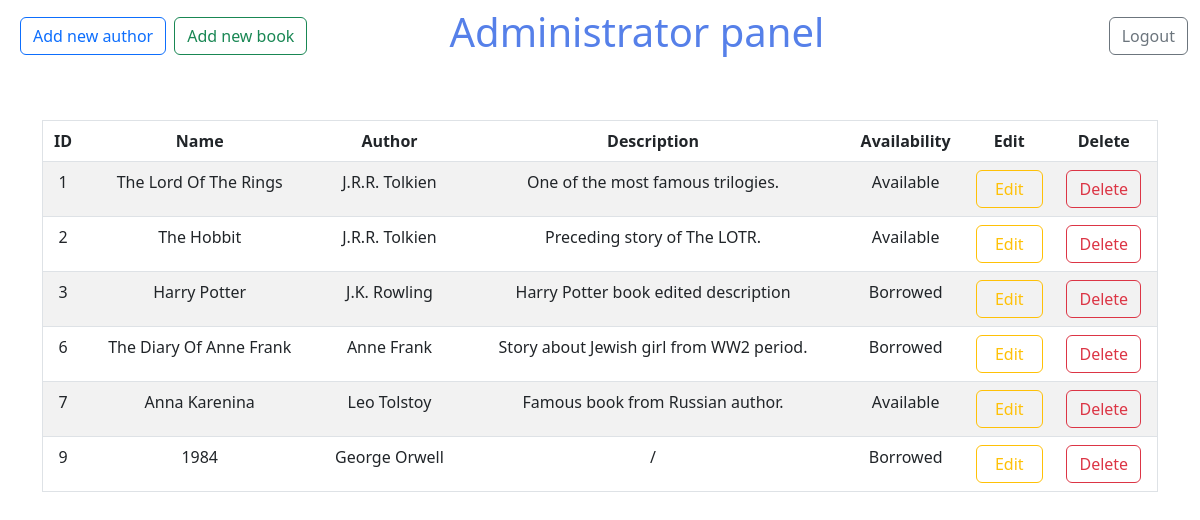
/admin_panel.php (signed in), run on the app's committed database.
### tables this page shows
CREATE TABLE `books` (
  `id` int(11) NOT NULL,
  `name` varchar(50) NOT NULL,
  `author` int(11) NOT NULL,
  `description` text NOT NULL,
  `availability` varchar(50) NOT NULL
);

CREATE TABLE `author` (
  `id` int(11) NOT NULL,
  `name` varchar(50) NOT NULL
);

### admin_panel.php (the view, shortened to what this page needs)
<?php
    $conn = mysqli_connect('localhost', 'root', '', 'online_library_db');
?>
<!DOCTYPE html>
<html lang="en">
<head>
    <link href="https://cdn.jsdelivr.net/npm/bootstrap@5.3.0-alpha1/dist/css/bootstrap.min.css" rel="stylesheet">
    <link rel="stylesheet" href="style.css">
</head>
<body class="my-gradient">
    <nav class="navbar navbar-expand-lg ">
        <div class="container-fluid">
            <button class="btn btn-outline-primary ms-2" href="#" type="button" data-bs-toggle="collapse" data-bs-target="#collapseAuthor" aria-expanded="false" aria-controls="collapseAuthor">
                Add new author
            </button>
            <button class="btn btn-outline-success ms-2" href="#" type="button" data-bs-toggle="collapse" data-bs-target="#collapseBook" aria-expanded="false" aria-controls="collapseBook">
                Add new book
            </button>
            <h1 class="text-center custom-text-blue ms-auto me-auto">Administrator panel</h1>
            <form class="d-flex ms-auto" action="logout.php" method="post">
                <button class="btn btn-outline-secondary" type="submit">Logout</button>
            </form>
            </div>
    </nav>
    <div class="container text-center mt-5">
        <table class="table table-striped admin-panel border">
            <thead>
                <tr>
                    <th>ID</th>
                    <th>Name</th>
                    <th>Author</th>
                    <th>Description</th>
                    <th>Availability</th>
                    <th>Edit</th>
                    <th>Delete</th>
                </tr>
            </thead>
            <tbody>
                <?php
                    $sql = "SELECT books.id, books.name, books.author, author.name as author_name, books.description, books.availability FROM books, author WHERE books.author = author.id";
                    $stmt = mysqli_prepare($conn, $sql);
                    mysqli_stmt_execute($stmt);
                    $data = [];
                    $books = mysqli_stmt_get_result($stmt);
                    while ($row =  mysqli_fetch_assoc($books)) {
                        $data[] = $row;
                    }
                    foreach ($data as $book) {
                        $id = $book['id'];
                        $name = $book['name'];
                        $author_name = $book['author_name'];
                        $description = $book['description'];
                        $availability = $book['availability'];
                        echo
                        "
                            <tr>
                                <td>$id</td>
                                <td id=\"name-$id\">$name</td>
                                <td id=\"author-$id\">$author_name</td>
                                <td id=\"description-$id\">$description</td>
                                <td id=\"availability-$id\">$availability</td>
                                <td>
                                    <form class=\"col me-auto ms-auto\" method=\"post\">
                                        <input type=\"hidden\" value=\"$id\"></input>
                                        <button type=\"button\" class=\"btn btn-outline-warning col-12\" onclick=\"fillModal($id)\" type=\"button\" data-bs-toggle=\"collapse\" data-bs-target=\"#collapseEdit\" aria-expanded=\"false\" aria-controls=\"collapseEdit\">
                                            Edit
                                        </button>
                                    </form>
                                </td>
                                <td>
                                    <form action=\"delete_book.php\" method=\"post\">
                                        <input type=\"hidden\" name=\"book-id\" value=\"$id\"/>
                                        <button class=\"btn btn-outline-danger\">Delete</button>
                                    </form>
                                </td>
                            </tr>
                        ";
                    }
                ?>
            </tbody>
        </table>
    </div>
</body>
</html>

### style.css (style rules this page uses)
.custom-text-blue { color: #5680e9 }
.my-gradient { background-image: url("img/gradient.jpg"); background-size: cover; }
.admin-panel { background-image: linear-gradient(30deg, rgba(193, 200, 228, 0.5), rgba(132, 206, 235, 0.5), rgba(193, 200, 228, 0.5)); }

### data on the page
books: id "1", name "The Lord Of The Rings", author.name "J.R.R. Tolkien", description "One of the most famous trilogies.", availability "Available"
books: id "2", name "The Hobbit", author.name "J.R.R. Tolkien", description "Preceding story of The LOTR.", availability "Available"
books: id "3", name "Harry Potter", author.name "J.K. Rowling", description "Harry Potter book edited description", availability "Borrowed"
books: id "6", name "The Diary Of Anne Frank", author.name "Anne Frank", description "Story about Jewish girl from WW2 period.", availability "Borrowed"
books: id "7", name "Anna Karenina", author.name "Leo Tolstoy", description "Famous book from Russian author.", availability "Available"
books: id "9", name "1984", author.name "George Orwell", description "/", availability "Borrowed"
